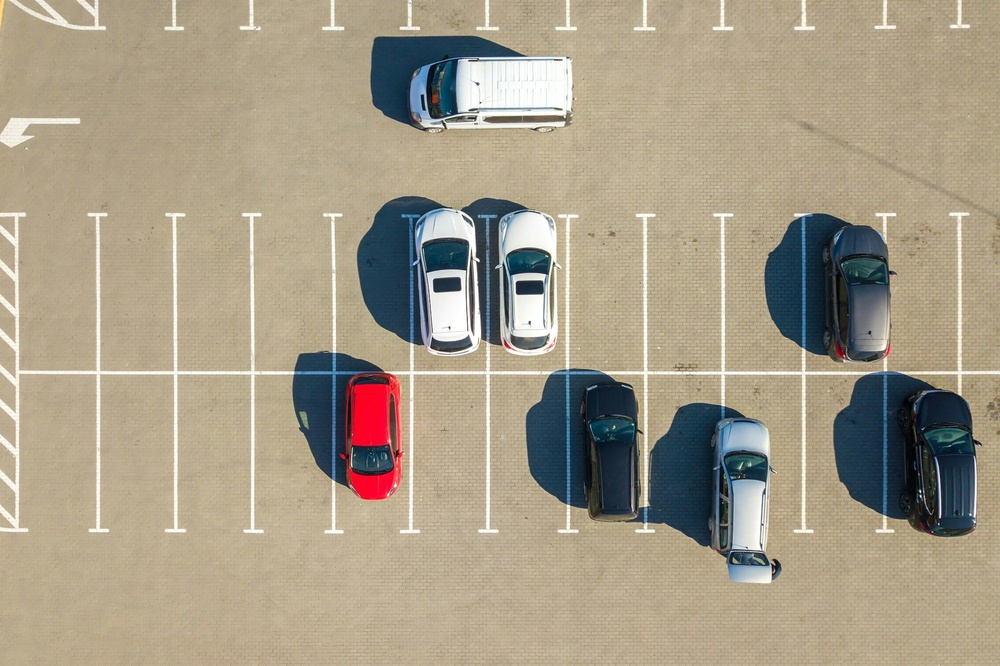
#> input picture data/test_image.jpg, 1000 x 666 px, shrunk from 2000 x 1333 before the run
$ python -i image_enhancer.py   (imports and definitions only)
#> lines starting #> are read from the running program, lines starting #| are printed output that depends on the picture
#> further down, picture is the input picture: shape (666, 1000, 3); mean B, G, R 135.8, 155.9, 166.4
"""Utility helpers for pre-processing frames before vehicle detection."""

from __future__ import annotations

import cv2
import numpy as np
from typing import Dict, Tuple


def _apply_gray_world_white_balance(image: np.ndarray) -> np.ndarray:
    """Normalize channels so that white cars retain definition."""
    result = image.astype('float32')
    avg_per_channel = np.mean(result, axis=(0, 1))
#> avg_per_channel = [135.8, 155.9, 166.4]
    gray_value = np.mean(avg_per_channel)
#> gray_value = 152.7
    scale = gray_value / (avg_per_channel + 1e-6)
#> scale = [1.12, 0.98, 0.918]
    result *= scale
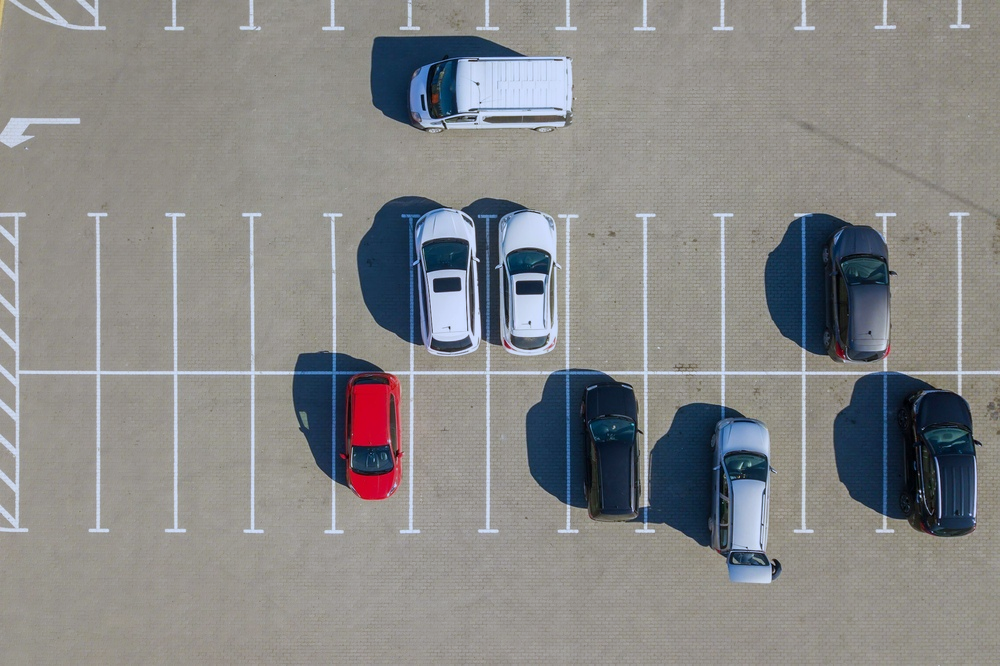
#> result: shape (666, 1000, 3) float32; mean B, G, R 152.8, 152.7, 152.7; drawn with min black and max white
    return np.clip(result, 0, 255).astype('uint8')
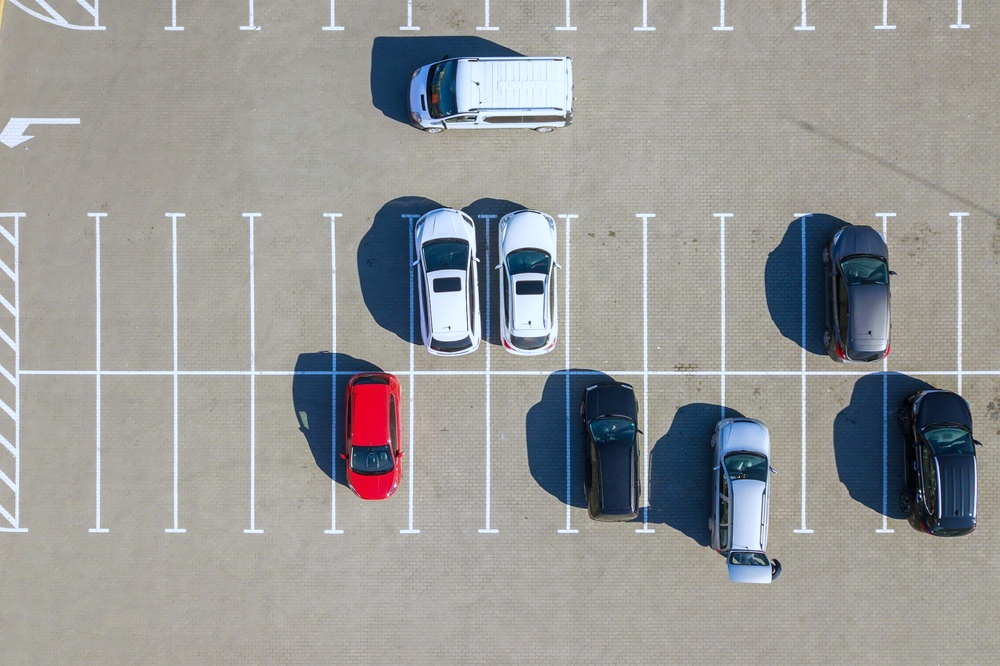
#> returned value: shape (666, 1000, 3); mean of channels 0, 1, 2 151.7, 152.1, 152.2; drawn as B, G, R


def _apply_clahe(image: np.ndarray, clip_limit: float, tile_grid_size: Tuple[int, int]) -> np.ndarray:
#> called with clip_limit = 2.5, tile_grid_size = (8, 8)
    lab = cv2.cvtColor(image, cv2.COLOR_BGR2LAB)
#> lab: shape (666, 1000, 3); mean of channels 0, 1, 2 159.6, 128.5, 128.2
    l, a, b = cv2.split(lab)
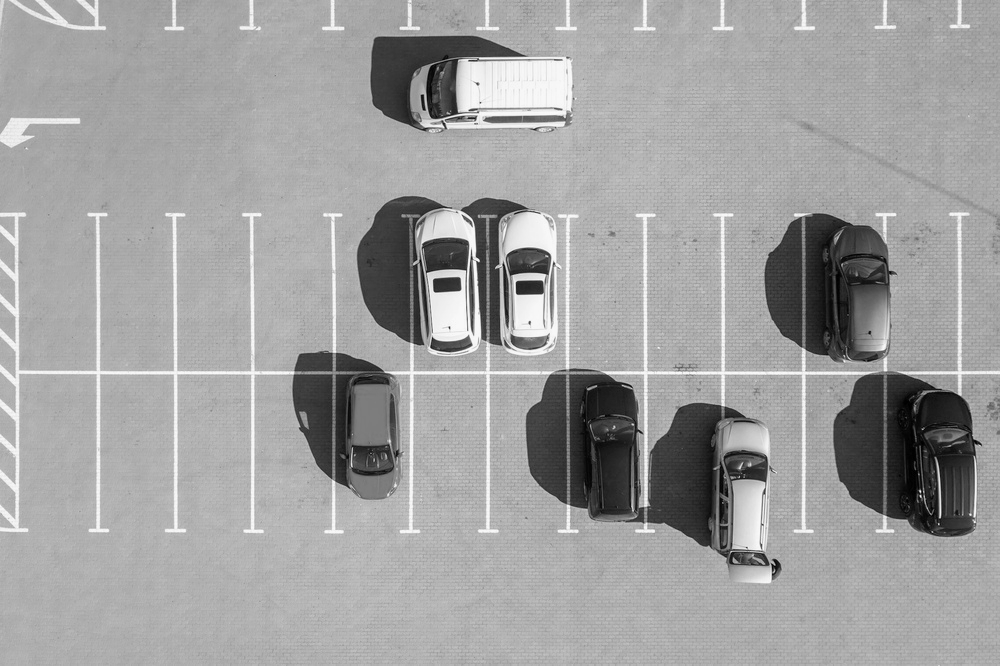
#> l: shape (666, 1000); min 0, max 248, mean 159.6
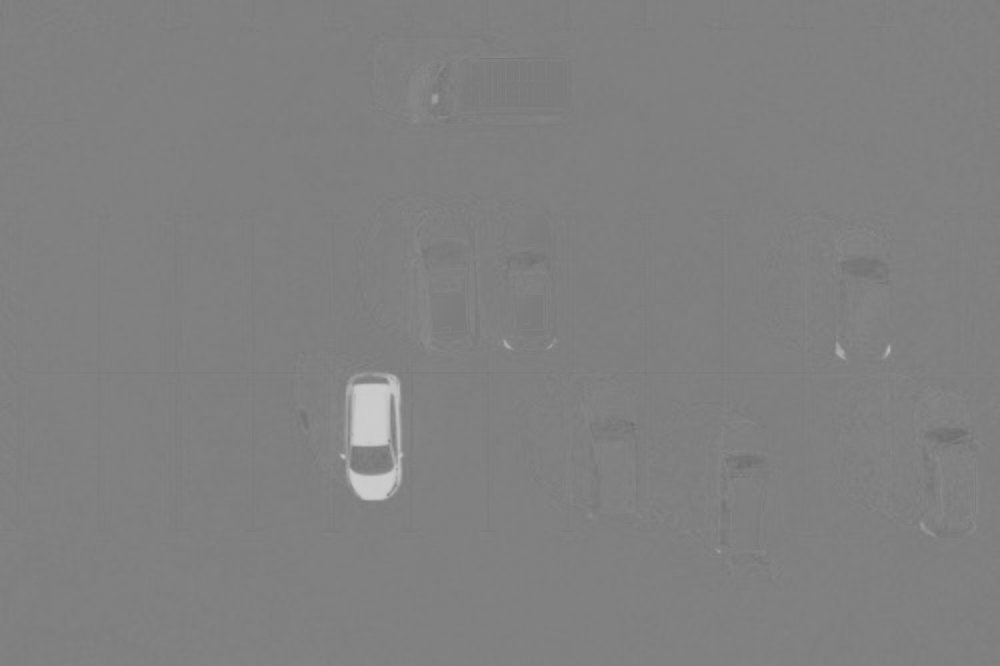
#> a: shape (666, 1000); min 109, max 204, mean 128.5
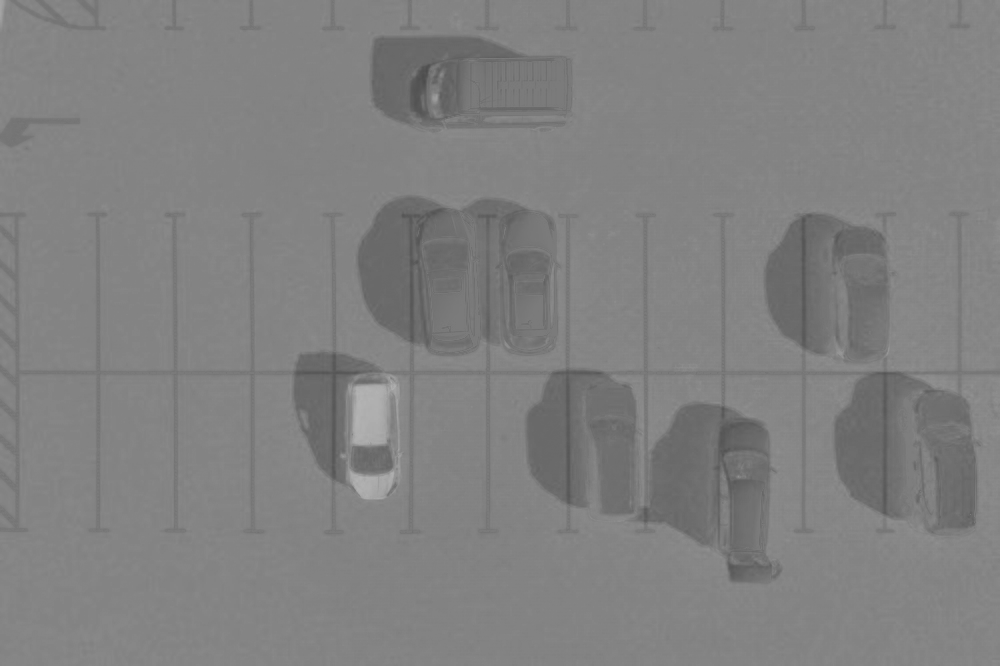
#> b: shape (666, 1000); min 76, max 179, mean 128.2
    clahe = cv2.createCLAHE(clipLimit=clip_limit, tileGridSize=tile_grid_size)
    l = clahe.apply(l)
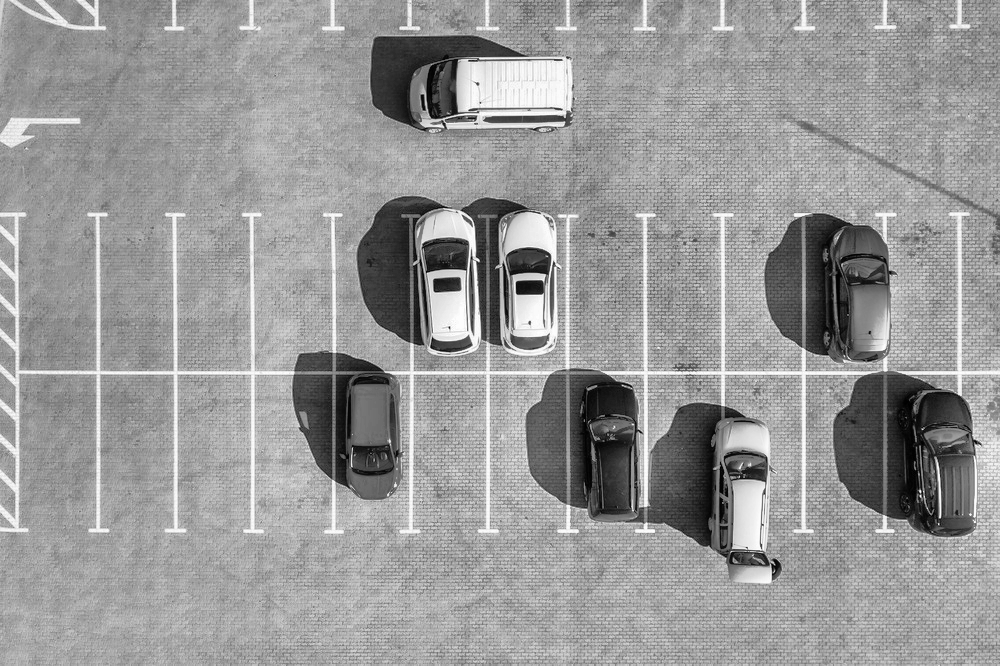
#> l: shape (666, 1000); min 0, max 254, mean 151.9
    lab = cv2.merge((l, a, b))
#> lab: shape (666, 1000, 3); mean of channels 0, 1, 2 151.9, 128.5, 128.2
    return cv2.cvtColor(lab, cv2.COLOR_LAB2BGR)
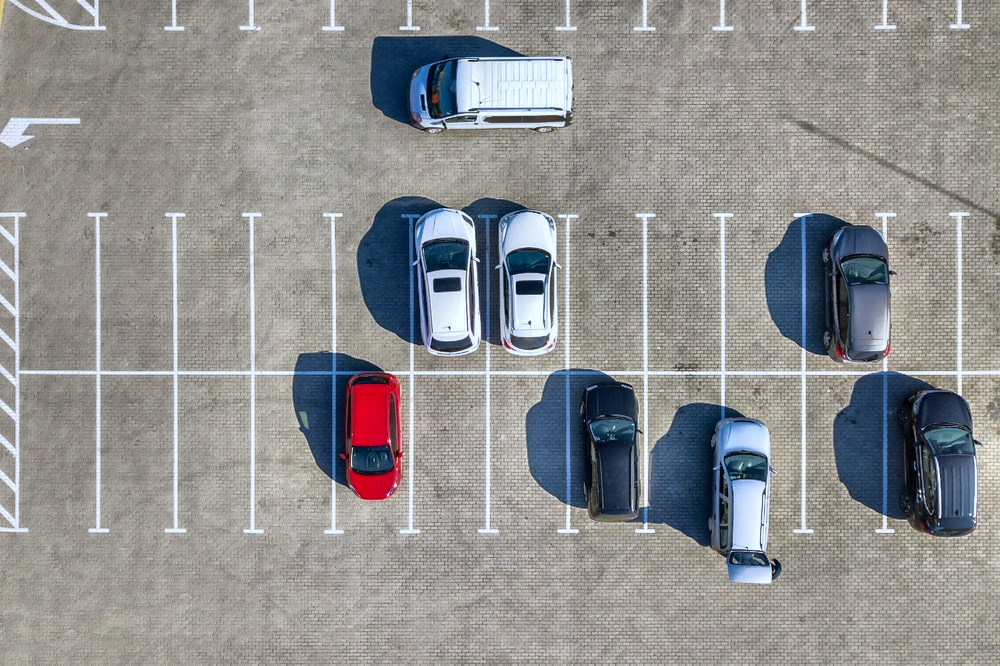
#> returned value: shape (666, 1000, 3); mean B, G, R 143.8, 144.3, 144.4


def _apply_gamma(image: np.ndarray, gamma: float) -> np.ndarray:
#> called with gamma = 1.1
    if gamma <= 0 or abs(gamma - 1.0) < 1e-3:
        return image
    inv_gamma = 1.0 / gamma
    table = np.array([((i / 255.0) ** inv_gamma) * 255 for i in range(256)], dtype='uint8')
    return cv2.LUT(image, table)


def enhance_for_vehicle_detection(frame: np.ndarray, settings: Dict | None = None) -> np.ndarray:
    """Apply light-weight enhancement tailored to reflective/white vehicles."""
    if frame is None:
        return frame

    config = settings or {}
    working = frame.copy()

    if config.get('apply_white_balance', True):
        working = _apply_gray_world_white_balance(working)

    if config.get('apply_clahe', True):
        clip_limit = float(config.get('clahe_clip_limit', 2.5))
        grid = config.get('clahe_tile_grid_size', (8, 8))
        if isinstance(grid, (list, tuple)):
            if len(grid) == 2:
                tile_grid = (int(grid[0]), int(grid[1]))
            else:
                tile_grid = (8, 8)
        else:
            tile_grid = (8, 8)
        working = _apply_clahe(working, clip_limit=clip_limit, tile_grid_size=tile_grid)

    if config.get('apply_gamma', True):
        gamma_value = float(config.get('gamma', 1.1))
        working = _apply_gamma(working, gamma_value)

    if config.get('smooth_noise', True):
        diameter = int(config.get('bilateral_filter_diameter', 5))
        sigma_color = int(config.get('bilateral_filter_sigma_color', 75))
        sigma_space = int(config.get('bilateral_filter_sigma_space', 75))
        working = cv2.bilateralFilter(working, d=diameter, sigmaColor=sigma_color, sigmaSpace=sigma_space)

    return working

>>> import cv2
>>> picture = cv2.imread('../../data/test_image.jpg')
>>> result = enhance_for_vehicle_detection(picture)
